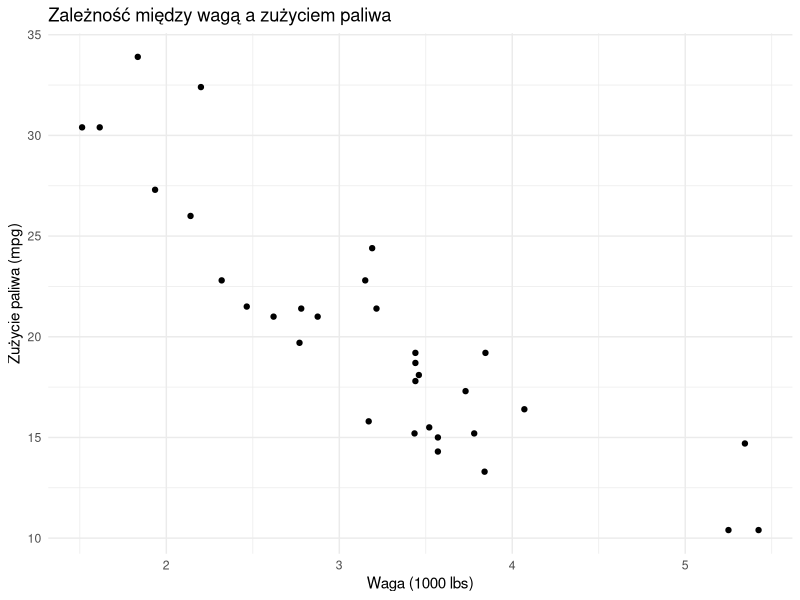

Recreate this plot in R.
## ---- chunk 1
# Instalacja i załadowanie biblioteki ggplot2
install.packages("ggplot2")
library(ggplot2)

# Użycie wbudowanego zestawu danych mtcars
data(mtcars)

# Tworzenie wykresu punktowego
plot <- ggplot(mtcars, aes(x = wt, y = mpg)) +
  geom_point() +  # Dodanie punktów
  labs(title = "Zależność między wagą a zużyciem paliwa",
       x = "Waga (1000 lbs)",
       y = "Zużycie paliwa (mpg)") +
  theme_minimal()  # Dodanie minimalistycznego stylu

# Wyświetlenie wykresu
print(plot)


#funkcja1 - zmiana
new_f <- function(x){
  y=x^2/sqrt(x)
  return (y)
}
